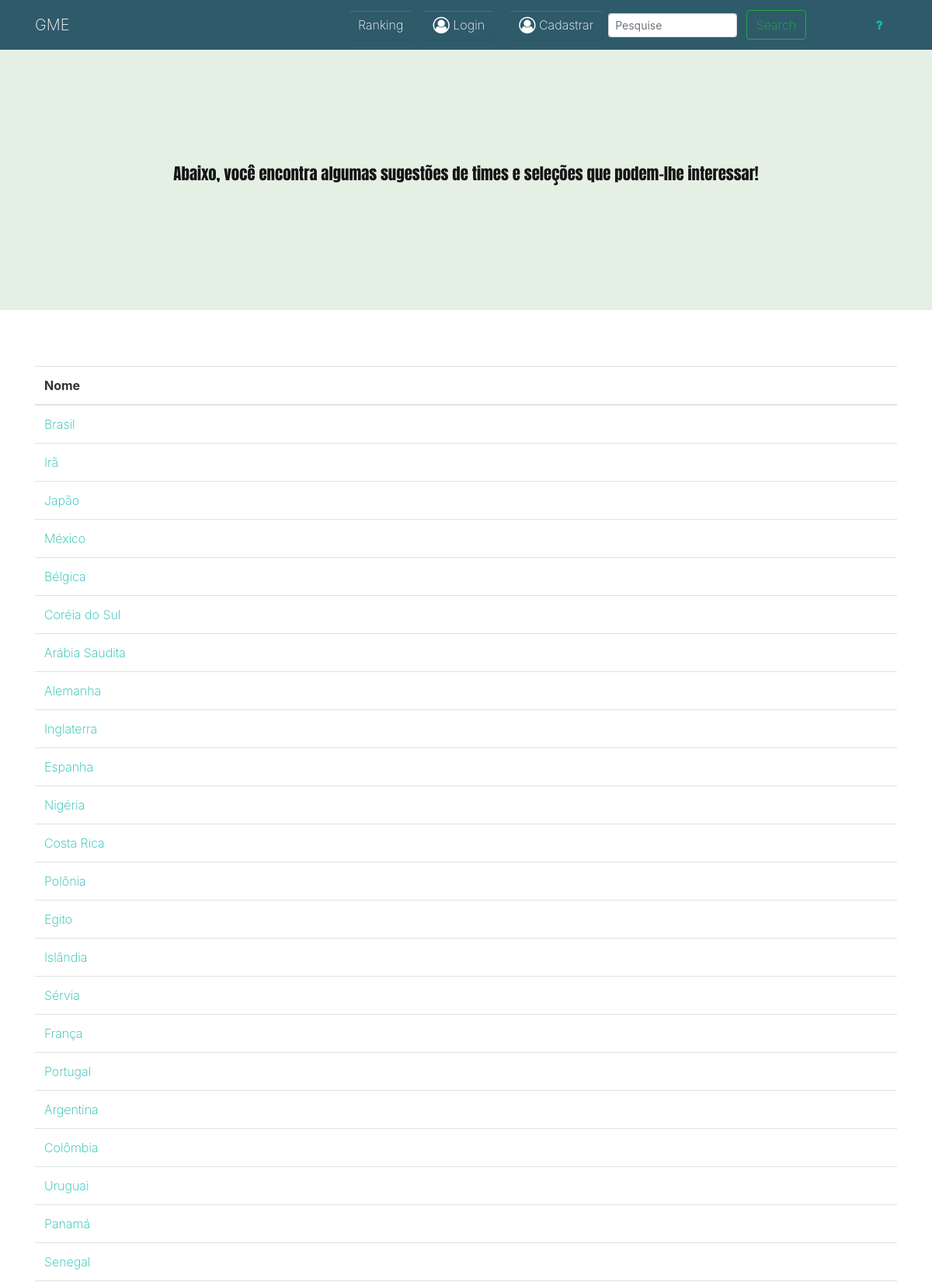
Screenshot of /app/controller/TimeController.php?rota=times (upper part) with the database file from the repository.
### tables this page shows
CREATE TABLE `equipes` (
  `titulos` varchar(1000) NOT NULL,
  `id_equipe` int(10) NOT NULL,
  `fundacao` varchar(50) NOT NULL,
  `nome_equipe` varchar(35) NOT NULL,
  `numero_torcedores` varchar(250) NOT NULL,
  `icon_equipe` varchar(1000) DEFAULT NULL
);

### app/database/Conexao.php (called while the page is built, shortened)
<?php
class Conexao
{
    public static function getConexao(){
        $conexao = new PDO("mysql:host=".self::HOST.";dbname=".self::NOMEBANCO.";charset=utf8", self::USUARIO, self::SENHA);
        return $conexao;
    }
}

### app/crud/CrudEquipe.php (called while the page is built, shortened)
<?php
require_once "../database/Conexao.php";
require_once "../model/Equipe.php";
class CrudEquipe
{
    private $conexao;
    public function __construct()
    {
        $this->conexao = Conexao::getConexao();
    }
    public function getEquipes(){
      $sql = "SELECT * FROM equipes";
      $equips = $this->conexao->query($sql)->fetchAll(PDO::FETCH_ASSOC);
      $equipes = array();
      foreach ($equips as $eqip){
          $equipe = new Equipe($eqip['id_equipe'], $eqip['titulos'], $eqip['fundacao'], $eqip['nome_equipe'], $eqip['numero_torcedores'], $eqip['icon_equipe']);
          $equipes[] = $equipe;
      }
      return $equipes;
    }
}

### app/model/Equipe.php (called while the page is built, shortened)
<?php
class Equipe
{
    private $id_equipe;
    private $nome_equipe;
    public function getIdEquipe()
    {
        return $this->id_equipe;
    }
    public function setIdEquipe($id_equipe)
    {
        $this->id_equipe = $id_equipe;
    }
    public function getNomeEquipe()
    {
        return $this->nome_equipe;
    }
    public function setNomeEquipe($nome_equipe)
    {
        $this->nome_equipe = $nome_equipe;
    }
}

### app/view/viewTimes.php (the view, shortened to what this page needs)
<!DOCTYPE html>
<html>
<head>
    <link rel="stylesheet" href="https://cdnjs.cloudflare.com/ajax/libs/font-awesome/4.7.0/css/font-awesome.min.css" type="text/css">
    <link rel="stylesheet" href="../../assets/viewEsportes.css" type="text/css">
</head>
<body>
    <?php
    if(isset($_SESSION['tipo']) AND $_SESSION['tipo'] != '2'){
        require_once "navLoged.php";
    }
    elseif (!isset($_SESSION['tipo'])){
        require_once "navUnloged.php";
    }
    elseif(isset($_SESSION) AND $_SESSION['tipo'] == '2'){
        require_once "navLogedAdmin.php";
    }?>
    <div class="cabecalho text-center py-5">
        <div class="container">
            <div class="row my-5 justify-content-center">
                <div class="col-md-10">
                    <p class="lead text-dark">Abaixo, você encontra algumas sugestões de times e seleções que podem-lhe interessar!</p>
                </div>
            </div>
        </div>
    </div>
<div class="py-5">
    <div class="container">
        <div class="row">
            <div class="col-md-12">
                <table class="table">
                    <thead>
                    <tr>
                        <th>Nome</th>
                    </tr>
                    </thead>
                    <tbody>
                    <?php foreach ($equipes as $t):?>
                        <tr>
                            <td><a href="../controller/TimeController.php?rota=ver&id=<?= $t->getIdEquipe();?>"><?= $t->getNomeEquipe();?></a></td>
                        </tr>
                    <?php endforeach;?>
                    </tbody>
                </table>
            </div>
        </div>
    </div>
</div>
</body>
</html>

### app/view/viewTimes.php (style rules this page uses)
.cabecalho { background-color: #E4F0E4; font-family: 'Anton', sans-serif; }

### rows the page displays
equipes: nome_equipe "Brasil"
equipes: nome_equipe "Irã"
equipes: nome_equipe "Japão"
equipes: nome_equipe "México"
equipes: nome_equipe "Bélgica"
equipes: nome_equipe "Coréia do Sul"
equipes: nome_equipe "Arábia Saudita"
equipes: nome_equipe "Alemanha"
equipes: nome_equipe "Inglaterra"
equipes: nome_equipe "Espanha"
equipes: nome_equipe "Nigéria"
equipes: nome_equipe "Costa Rica"
equipes: nome_equipe "Polônia"
equipes: nome_equipe "Egito"
equipes: nome_equipe "Islândia"
equipes: nome_equipe "Sérvia"
equipes: nome_equipe "França"
equipes: nome_equipe "Portugal"
equipes: nome_equipe "Argentina"
equipes: nome_equipe "Colômbia"
equipes: nome_equipe "Uruguai"
equipes: nome_equipe "Panamá"
equipes: nome_equipe "Senegal"
